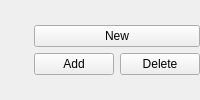
        <widget class="QWidget" name="widget" native="true">
         <layout class="QGridLayout" name="gridLayout_2">
          <property name="leftMargin">
           <number>0</number>
          </property>
          <property name="topMargin">
           <number>0</number>
          </property>
          <property name="rightMargin">
           <number>0</number>
          </property>
          <property name="bottomMargin">
           <number>0</number>
          </property>
          <item row="0" column="0">
           <spacer name="Spacer3">
            <property name="orientation">
             <enum>Qt::Horizontal</enum>
            </property>
            <property name="sizeType">
             <enum>QSizePolicy::Expanding</enum>
            </property>
            <property name="sizeHint" stdset="0">
             <size>
              <width>1</width>
              <height>1</height>
             </size>
            </property>
           </spacer>
          </item>
          <item row="0" column="1">
           <layout class="QVBoxLayout" name="_2">
            <property name="spacing">
             <number>6</number>
            </property>
            <property name="leftMargin">
             <number>0</number>
            </property>
            <property name="topMargin">
             <number>0</number>
            </property>
            <property name="rightMargin">
             <number>0</number>
            </property>
            <property name="bottomMargin">
             <number>0</number>
            </property>
            <item>
             <widget class="QPushButton" name="pb_server_new">
              <property name="sizePolicy">
               <sizepolicy hsizetype="Preferred" vsizetype="Fixed">
                <horstretch>0</horstretch>
                <verstretch>0</verstretch>
               </sizepolicy>
              </property>
              <property name="toolTip">
               <string>Clear the server form.</string>
              </property>
              <property name="whatsThis">
               <string>New

clear form; doesn't make any changes to the entries</string>
              </property>
              <property name="text">
               <string>New</string>
              </property>
             </widget>
            </item>
            <item>
             <layout class="QHBoxLayout" name="_3">
              <property name="spacing">
               <number>6</number>
              </property>
              <property name="leftMargin">
               <number>0</number>
              </property>
              <property name="topMargin">
               <number>0</number>
              </property>
              <property name="rightMargin">
               <number>0</number>
              </property>
              <property name="bottomMargin">
               <number>0</number>
              </property>
              <item>
               <widget class="QPushButton" name="pb_server_add">
                <property name="toolTip">
                 <string>Add or change the current entry.</string>
                </property>
                <property name="whatsThis">
                 <string>Add or Change

Label 'Change ' appears when title is not unique, i.e. the saved entries with that title will be superseded by the current entries.

Label 'Add' is default. The given entries will be saved under the given title.</string>
                </property>
                <property name="text">
                 <string>Add</string>
                </property>
               </widget>
              </item>
              <item>
               <widget class="QPushButton" name="pb_server_delete">
                <property name="toolTip">
                 <string>Delete the current entry.</string>
                </property>
                <property name="whatsThis">
                 <string>Delete

Deletes the saved entries with same Title.

Note: 'Delete' concerns saved records.</string>
                </property>
                <property name="text">
                 <string>Delete</string>
                </property>
               </widget>
              </item>
             </layout>
            </item>
           </layout>
          </item>
         </layout>
        </widget>
